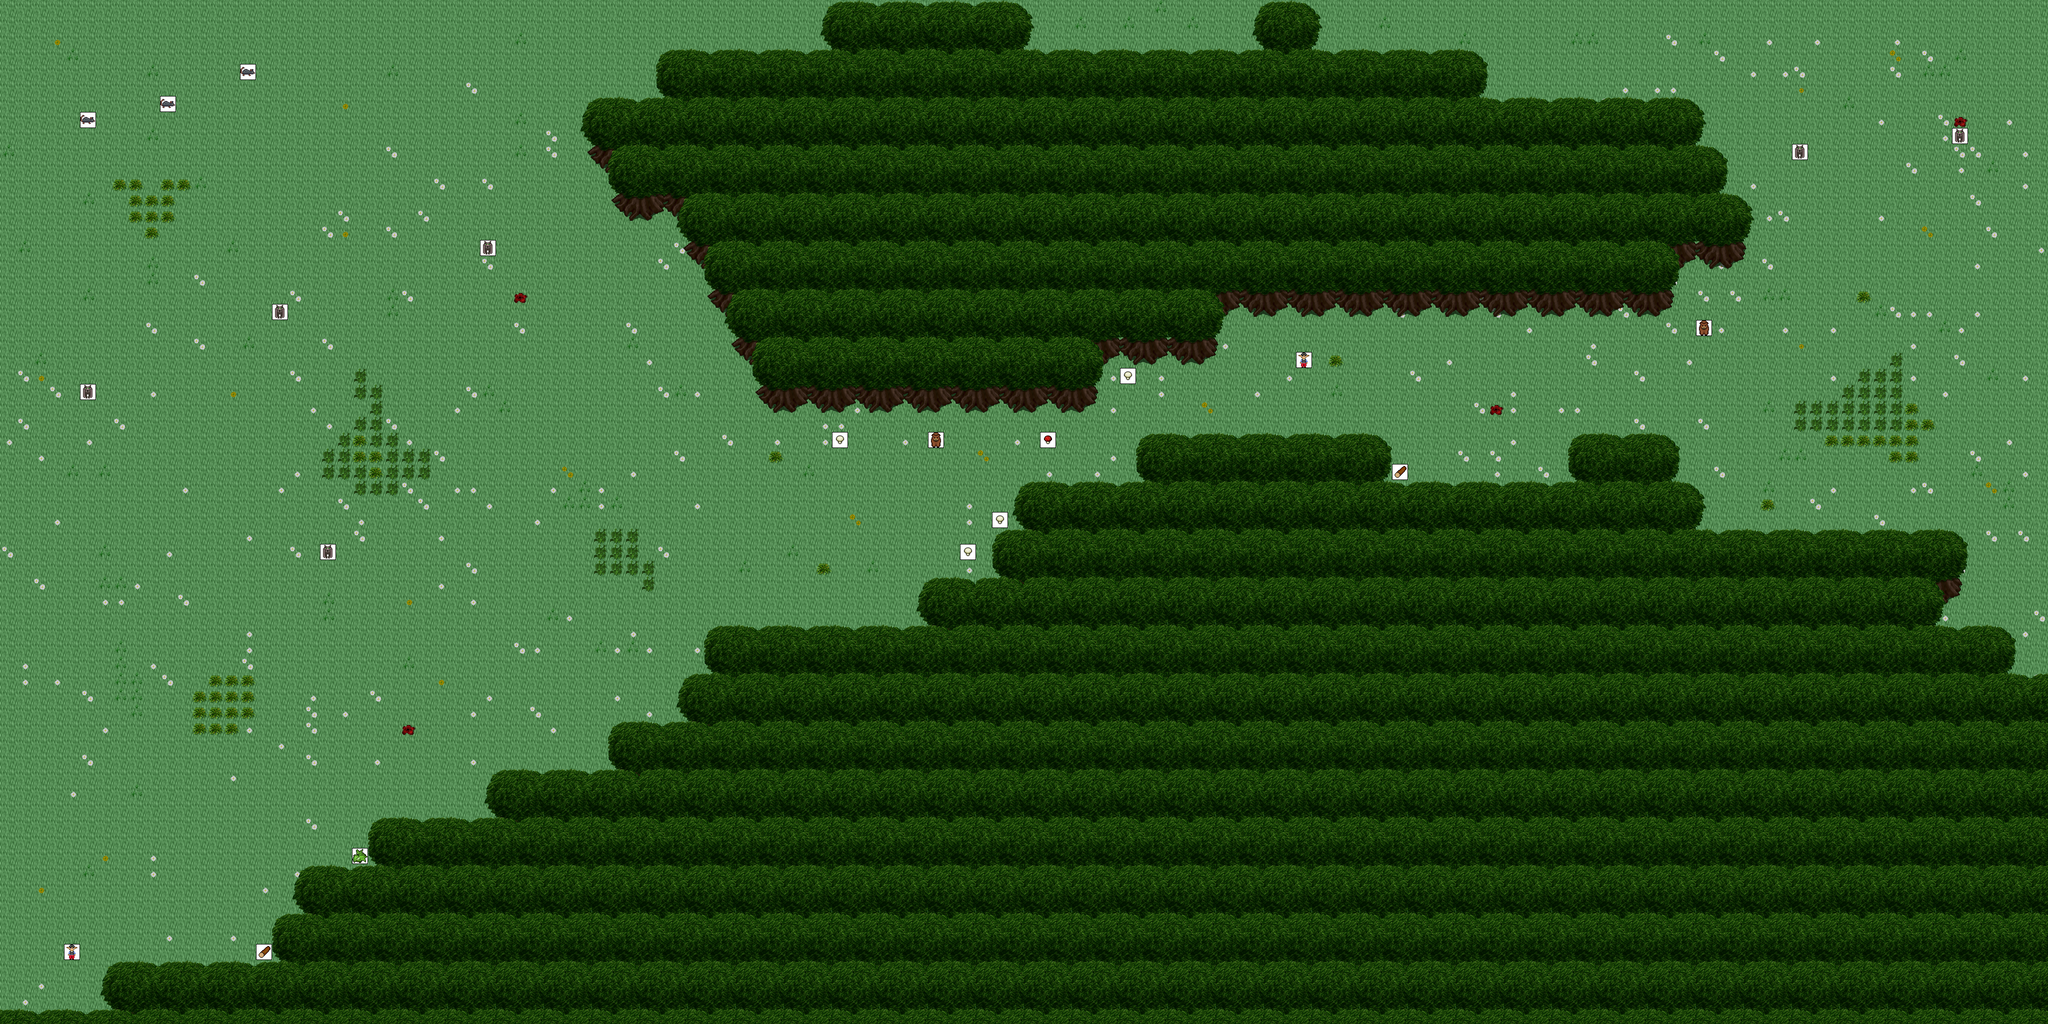

The image is a tile-based game level rendered from a .tmx file. Its description and source (layers, tilesets, objects; grid data summarised) follow:
An orthogonal 128x64 tile map with 32x32 px tiles, 7 tile layers (0_floor, 1_terrain, 2_object, 3_roof, ...), 1 hidden layer not drawn, 13 tilesets.

<map version="1.9" tiledversion="1.9.2" orientation="orthogonal" renderorder="right-down" width="128" height="64" tilewidth="32" tileheight="32" infinite="0" nextlayerid="9" nextobjectid="1">
 <tileset firstgid="1" name="../../tileset/ground/ground.png" tilewidth="32" tileheight="32" tilecount="33" columns="3">
  <image source="../../tileset/ground/ground.png" trans="ffffff" width="96" height="352" />
 </tileset>
 <tileset firstgid="34" name="../../tileset/plant/grasses.png" tilewidth="32" tileheight="32" tilecount="6" columns="3">
  <image source="../../tileset/plant/grasses.png" trans="ffffff" width="96" height="64" />
 </tileset>
 <tileset firstgid="40" name="../../tileset/plant/flower/daisy_white.png" tilewidth="32" tileheight="32" tilecount="8" columns="2">
  <image source="../../tileset/plant/flower/daisy_white.png" trans="ffffff" width="64" height="128" />
 </tileset>
 <tileset firstgid="48" name="../../tileset/plant/flower/daisy_yellow.png" tilewidth="32" tileheight="32" tilecount="8" columns="2">
  <image source="../../tileset/plant/flower/daisy_yellow.png" trans="ffffff" width="64" height="128" />
 </tileset>
 <tileset firstgid="56" name="../../tileset/plant/bush/bushes.png" tilewidth="32" tileheight="32" tilecount="10" columns="5">
  <image source="../../tileset/plant/bush/bushes.png" trans="ffffff" width="160" height="64" />
 </tileset>
 <tileset firstgid="66" name="../../tileset/plant/tree/tree_darkgreen.png" tilewidth="32" tileheight="32" tilecount="88" columns="8">
  <image source="../../tileset/plant/tree/tree_darkgreen.png" trans="ffffff" width="256" height="352" />
 </tileset>
 <tileset firstgid="154" name="../../tileset/logic/creature/elf.png" tilewidth="32" tileheight="32" tilecount="16" columns="8">
  <image source="../../tileset/logic/creature/elf.png" width="256" height="64" />
 </tileset>
 <tileset firstgid="170" name="../../tileset/logic/creature/rodent.png" tilewidth="32" tileheight="32" tilecount="8" columns="8">
  <image source="../../tileset/logic/creature/rodent.png" width="256" height="32" />
 </tileset>
 <tileset firstgid="178" name="../../tileset/logic/creature/animal.png" tilewidth="32" tileheight="32" tilecount="32" columns="8">
  <image source="../../tileset/logic/creature/animal.png" width="256" height="128" />
 </tileset>
 <tileset firstgid="210" name="../../tileset/logic/item/resources.png" tilewidth="32" tileheight="32" tilecount="6" columns="6">
  <image source="../../tileset/logic/item/resources.png" width="192" height="32" />
 </tileset>
 <tileset firstgid="216" name="../../tileset/logic/item/mushroom.png" tilewidth="32" tileheight="32" tilecount="6" columns="6">
  <image source="../../tileset/logic/item/mushroom.png" width="192" height="32" />
 </tileset>
 <tileset firstgid="222" name="../../tileset/logic/collision.png" tilewidth="32" tileheight="32" tilecount="1" columns="1">
  <image source="../../tileset/logic/collision.png" width="32" height="32" />
 </tileset>
 <tileset firstgid="223" name="herb" tilewidth="32" tileheight="32" tilecount="5" columns="5">
  <image source="../../tileset/logic/item/herb.png" width="160" height="32" />
 </tileset>
 <layer id="1" name="0_floor" width="128" height="64">
  <data>[8192 cells, 8192 non-empty, 1 distinct tile ids]</data>
 </layer>
 <layer id="2" name="1_terrain" width="128" height="64">
  <data>[8192 cells, 611 non-empty, 10 distinct tile ids]</data>
 </layer>
 <layer id="3" name="2_object" width="128" height="64">
  <data>[8192 cells, 245 non-empty, 35 distinct tile ids]</data>
 </layer>
 <layer id="4" name="3_roof" width="128" height="64">
  <data>[8192 cells, 4291 non-empty, 46 distinct tile ids]</data>
 </layer>
 <layer id="8" name="4_roof_add" width="128" height="64">
  <data>[8192 cells, 34 non-empty, 2 distinct tile ids]</data>
 </layer>
 <layer id="5" name="objects" width="128" height="64">
  <data>[8192 cells, 21 non-empty, 8 distinct tile ids]</data>
 </layer>
 <layer id="6" name="collision" width="128" height="64" visible="0" opacity="0.37">
  <data>[8192 cells, 4274 non-empty, 1 distinct tile ids]</data>
 </layer>
 <layer id="7" name="protection" width="128" height="64">
  <data>[8192 cells, 0 non-empty, 0 distinct tile ids]</data>
 </layer>
</map>
